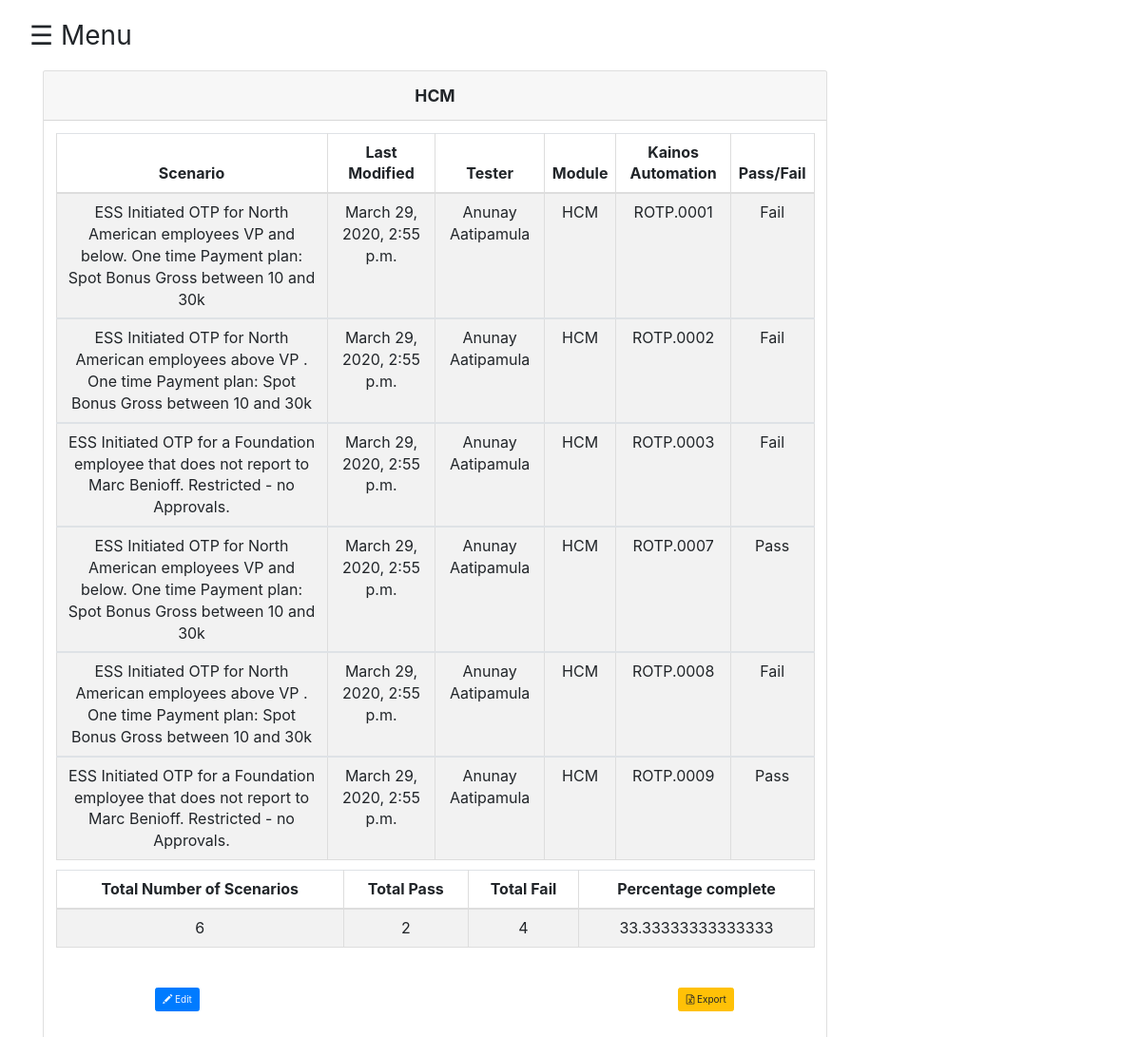
The page /browse/HCM/ (signed in) on the database as committed earlier.
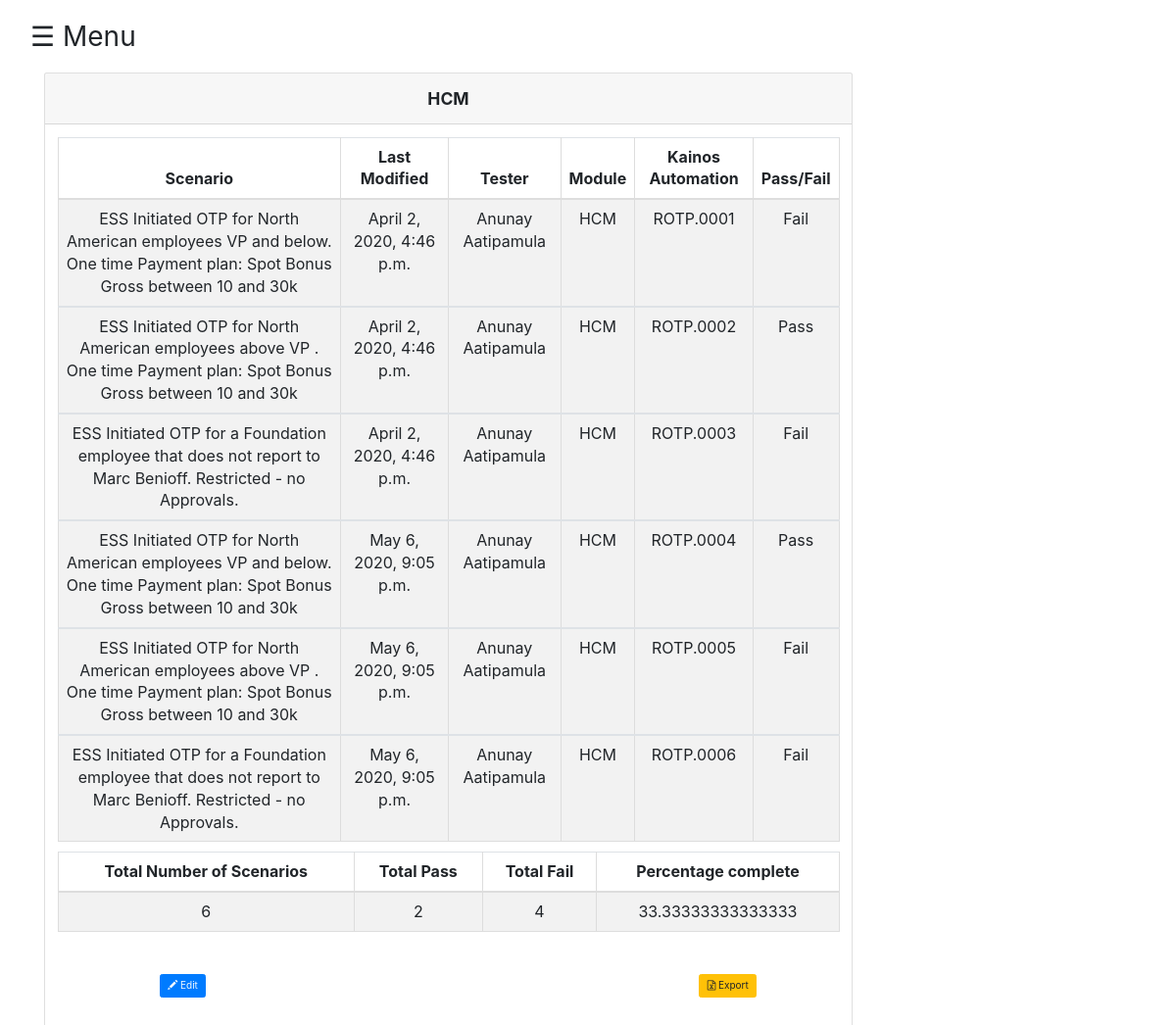
The same page on the database as committed later.
### test_cases/models.py (models this page shows, shortened)
class Tracker(models.Model):
    choices =(("Pass","Pass"),("Fail","Fail"))
    name = models.CharField('Name',max_length=100,null=True)
    email = models.CharField('Email',max_length=100,null=True)
    module = models.CharField('Module',max_length=100,null=True)
    category = models.CharField('Category',max_length=100,null=True)
    scenario = models.CharField('Scenario',max_length = 1000,null=True)
    kainos_id = models.CharField("Kainos Automated TC ID",max_length = 200,null=True)
    last_modified = models.DateTimeField('Last Modified',null=True)
    result = models.CharField('Result',choices = choices,max_length=10,null=True)
    uuid = models.CharField('uuid',max_length = 1000,null=True) #models.ForeignKey(Session,on_delete=models.CASCADE)

### test_cases/views.py (the view)
# urls.py: path('browse/<str:module>/', views.module, name='module'),
@permission_required('test_cases.can_view', login_url='/login/')
def module(request,module):
    if(request.method=="GET"):
        if(module == 'All'):
            records = Tracker.objects.all()
        else:
            records = Tracker.objects.filter(module=module)
        pass1,fail,count,percent = 0,0,0,0
        for i in records:
            count+=1
            if(i.result == 'Pass'):
                pass1+=1
            else:
                fail+=1
        if(count>0):
            percent = (pass1/count)*100
        return render(request,'test_cases/module.html',{'records':records,'module':module,'pass':pass1,'fail':fail,'count':count,'percent':percent})

### test_cases/templates/test_cases/module.html (shortened to what this page needs)
{% extends 'test_cases/base.html' %}
{% block content %}
<link rel="stylesheet" type="text/css" href="https://cdnjs.cloudflare.com/ajax/libs/TableExport/4.0.11/css/tableexport.min.css">
<div class="row">
  <div class="col-xs-9">
    <div class="card">
      <h3 class="card-header text-center font-weight-bold text-uppercase py-4">{{module}}</h3>
        <div class="card-body">
          <div id="table" class="table-editable">
              <table class="table table-bordered table-responsive-md table-striped text-center sortable" id="table" >
                        <thead>
                          <tr>
                            <th class="text-center">Scenario</th>
                            <th class="text-center">Last Modified</th>
                            <th class="text-center">Tester</th>
                            <th class="text-center">Module</th>
                            <th class="text-center">Kainos Automation</th>
                            <th class="text-center">Pass/Fail</th>
                          </tr>
                        </thead>
                    {% for row in records%}
                    <tbody>
                    <tr id="row">
                      <td class="pt-3-half" contenteditable="false" id="scenario{{ forloop.counter }}">{{row.scenario}}</td>
                        <td class="pt-3-half" contenteditable="false" id="last_modified{{ forloop.counter }}">{{row.last_modified}}</td>
                        <td class="pt-3-half" contenteditable="false" id="name{{ forloop.counter }}">{{row.name}}</td>
                        <td class="pt-3-half" contenteditable="false" id="last_modified{{ forloop.counter }}">{{row.module}}</td>
                        <td class="pt-3-half" contenteditable="false" id="kainos_id{{ forloop.counter }}">{{row.kainos_id}}</td>
                        <td class="pt-3-half" contenteditable="false" id="last_modified{{ forloop.counter }}">{{row.result}}</td>
                      </tr>
                      {% endfor %}
                    </tbody>
                    <div class = "container-fluid">
                      <table class="table table-bordered table-responsive-md table-striped text-center sortable" id="table" >
                        <thead>
                          <tr>
                            <th class="text-center">Total Number of Scenarios</th>
                            <th class="text-center">Total Pass</th>
                            <th class="text-center">Total Fail</th>
                            <th class="text-center">Percentage complete</th>
                        </tr>
                        </thead>
                        <tr id="row">
                                <td class="pt-3-half" contenteditable="false" id="name{{ forloop.counter }}">{{count}}</td>
                                <td class="pt-3-half" contenteditable="false" id="last_modified{{ forloop.counter }}">{{pass}}</td>
                                <td class="pt-3-half" contenteditable="false" id="kainos_id{{ forloop.counter }}">{{fail}}</td>
                                <td class="pt-3-half" contenteditable="false" id="last_modified{{ forloop.counter }}">{{percent}}</td>
                        </tr>
                  </table>
                    </div>
                </table>
          </div>
                        <div class="form-group" style="text-align: center;">
                            {% if module != "All" %}
                            <button type="button" style="margin-right: 500px;" class="btn btn-primary space-margin">
                              <a href="{% url 'myapp:edit' module %}" style="color: aliceblue;"><span class="glyphicon glyphicon-pencil"></span> Edit </a>
                            </button>
                            {%endif%}
                            <button href="#" class="btn btn-warning" data-toggle="modal" data-target="#exportModal">
                              <i class="fa fa-file-excel-o" aria-hidden="true"></i> Export</button>
                          </div>
          </div>
        </div>
      </div>
      </div>
</div>
{% endblock %}

### test_cases/templates/test_cases/base.html (shortened to what this page needs)
<html>
    <head>
        <link href="vendor/bootstrap/css/bootstrap.min.css" rel="stylesheet">
            <link href="https://maxcdn.bootstrapcdn.com/font-awesome/4.6.3/css/font-awesome.min.css" rel="stylesheet">
            <link rel="stylesheet" href="https://maxcdn.bootstrapcdn.com/bootstrap/4.0.0-beta/css/bootstrap.min.css">
    </head>
    <body>
        <div class="container-fluid">
              <div id="main">
                  <span style="font-size:28px;cursor:pointer" onclick="openNav()">&#9776; Menu</span>
              </div>
        </div>
        <div class = "container-fluid" style="margin-left: 0px;">
            <div class="content container">
                    {% block content %}
                        {% endblock %}
            </div>
    </body>
</html>

### test_cases/templates/test_cases/base.html (style rules this page uses)
#main { transition: margin-left .5s; padding: 16px; }
.space-margin { margin: 20px; }

Rows that differ between the two databases and show on the page:
removed Tracker: scenario "ESS Initiated OTP for North American employees VP and below. One time Payment plan: Spot Bonus Gross between 10 and 30k", last_modified "March 29, 2020, 2:55 p.m.", name "Anunay Aatipamula", module "HCM", kainos_id "ROTP.0001", result "Fail"
removed Tracker: scenario "ESS Initiated OTP for North American employees above VP . One time Payment plan: Spot Bonus Gross between 10 and 30k", last_modified "March 29, 2020, 2:55 p.m.", name "Anunay Aatipamula", module "HCM", kainos_id "ROTP.0002", result "Fail"
removed Tracker: scenario "ESS Initiated OTP for a Foundation employee that does not report to Marc Benioff. Restricted - no Approvals.", last_modified "March 29, 2020, 2:55 p.m.", name "Anunay Aatipamula", module "HCM", kainos_id "ROTP.0003", result "Fail"
removed Tracker: scenario "ESS Initiated OTP for North American employees VP and below. One time Payment plan: Spot Bonus Gross between 10 and 30k", last_modified "March 29, 2020, 2:55 p.m.", name "Anunay Aatipamula", module "HCM", kainos_id "ROTP.0007", result "Pass"
removed Tracker: scenario "ESS Initiated OTP for North American employees above VP . One time Payment plan: Spot Bonus Gross between 10 and 30k", last_modified "March 29, 2020, 2:55 p.m.", name "Anunay Aatipamula", module "HCM", kainos_id "ROTP.0008", result "Fail"
removed Tracker: scenario "ESS Initiated OTP for a Foundation employee that does not report to Marc Benioff. Restricted - no Approvals.", last_modified "March 29, 2020, 2:55 p.m.", name "Anunay Aatipamula", module "HCM", kainos_id "ROTP.0009", result "Pass"
added Tracker: scenario "ESS Initiated OTP for North American employees VP and below. One time Payment plan: Spot Bonus Gross between 10 and 30k", last_modified "April 2, 2020, 4:46 p.m.", name "Anunay Aatipamula", module "HCM", kainos_id "ROTP.0001", result "Fail"
added Tracker: scenario "ESS Initiated OTP for North American employees above VP . One time Payment plan: Spot Bonus Gross between 10 and 30k", last_modified "April 2, 2020, 4:46 p.m.", name "Anunay Aatipamula", module "HCM", kainos_id "ROTP.0002", result "Pass"
added Tracker: scenario "ESS Initiated OTP for a Foundation employee that does not report to Marc Benioff. Restricted - no Approvals.", last_modified "April 2, 2020, 4:46 p.m.", name "Anunay Aatipamula", module "HCM", kainos_id "ROTP.0003", result "Fail"
added Tracker: scenario "ESS Initiated OTP for North American employees VP and below. One time Payment plan: Spot Bonus Gross between 10 and 30k", last_modified "May 6, 2020, 9:05 p.m.", name "Anunay Aatipamula", module "HCM", kainos_id "ROTP.0004", result "Pass"
added Tracker: scenario "ESS Initiated OTP for North American employees above VP . One time Payment plan: Spot Bonus Gross between 10 and 30k", last_modified "May 6, 2020, 9:05 p.m.", name "Anunay Aatipamula", module "HCM", kainos_id "ROTP.0005", result "Fail"
added Tracker: scenario "ESS Initiated OTP for a Foundation employee that does not report to Marc Benioff. Restricted - no Approvals.", last_modified "May 6, 2020, 9:05 p.m.", name "Anunay Aatipamula", module "HCM", kainos_id "ROTP.0006", result "Fail"
